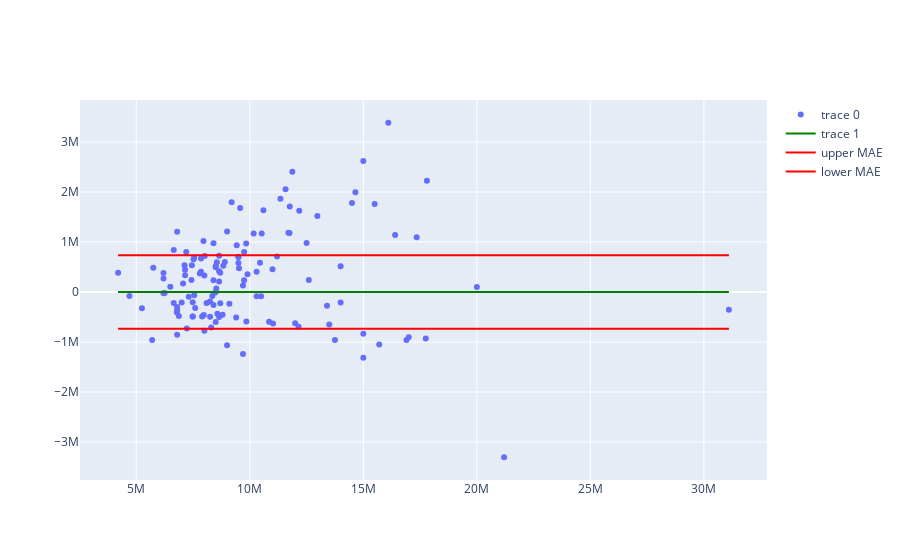

This figure's notebook cell:
### Code cell
fig = go.Figure((go.Scatter(x = y_test, y = y_test - best_y_pred, mode='markers'),
                 go.Scatter(x = y_test, y = [0 for _ in y_test], marker= dict(color = 'green')),
                 go.Scatter(x = y_test, y = [mean_absolute_error(y_test, best_y_pred) for _ in y_test], name = 'upper MAE', line = dict(color = 'red')),
                 go.Scatter(x = y_test, y = [-mean_absolute_error(y_test, best_y_pred) for _ in y_test], name = 'lower MAE', line = dict(color = 'red'))
                 ),
                 layout = go.Layout(title = '')
                )
fig.show()

### Figure 1 — Plotly figure (JSON) as saved in the notebook; plotly's stock layout.template omitted (floating-point values rounded to 4 significant figures; data arrays with more than 128 entries replaced by an {"elided": "..."} marker saying what was removed)
{"data": [{"mode": "markers", "type": "scatter", "x": {"elided": "131 int values"}, "y": {"elided": "131 float values"}}, {"marker": {"color": "green"}, "type": "scatter", "x": {"elided": "131 int values"}, "y": {"elided": "131 int values"}}, {"line": {"color": "red"}, "name": "upper MAE", "type": "scatter", "x": {"elided": "131 int values"}, "y": {"elided": "131 float values"}}, {"line": {"color": "red"}, "name": "lower MAE", "type": "scatter", "x": {"elided": "131 int values"}, "y": {"elided": "131 float values"}}], "layout": {"title": {"text": ""}}}
